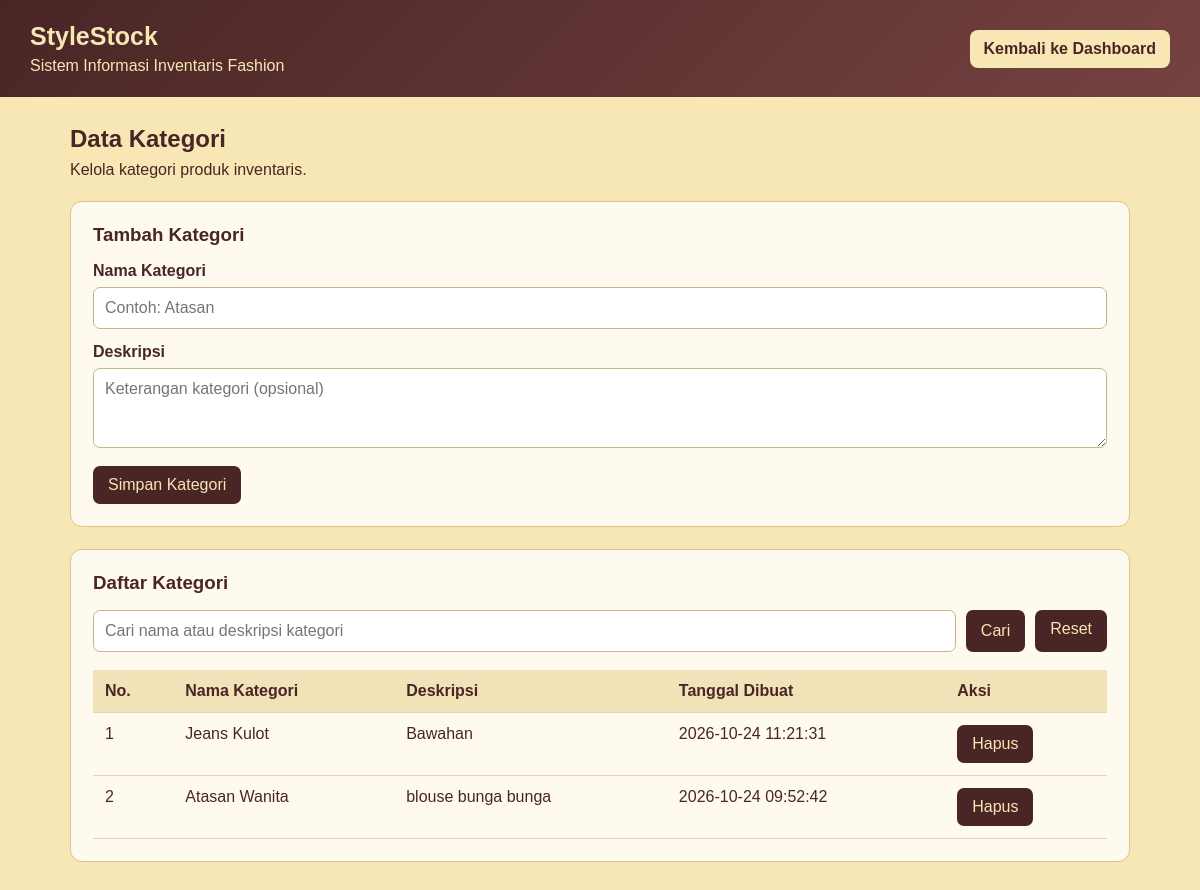
/InventoryApp/public/kategori.php (signed in), run on the app's committed database.
### tables this page shows
CREATE TABLE `categories` (
  `id` int(11) NOT NULL,
  `name` varchar(100) NOT NULL,
  `description` text DEFAULT NULL,
  `created_at` timestamp NOT NULL DEFAULT current_timestamp()
);

### InventoryApp/public/kategori.php (the view, shortened to what this page needs)
<?php
require_once __DIR__ . '/../config/database.php';
$isAdmin = ($_SESSION['user']['role'] ?? '') === 'admin';
function e($value): string {
    return htmlspecialchars((string)($value ?? ''), ENT_QUOTES, 'UTF-8');
}
$cari = trim($_GET['cari'] ?? '');
$sql = 'SELECT id, name, description, created_at FROM categories';
$params = [];
$sql .= ' ORDER BY id DESC';
$stmt = $pdo->prepare($sql);
$stmt->execute($params);
$kategori = $stmt->fetchAll();
?>
<!DOCTYPE html>
<html lang="id">
<head>
</head>
<body>
<header>
    <div>
        <h1>StyleStock</h1>
        <p>Sistem Informasi Inventaris Fashion</p>
    </div>
    <a href="dashboard.php">Kembali ke Dashboard</a>
</header>
<main>
    <h2>Data Kategori</h2>
    <p class="sub">Kelola kategori produk inventaris.</p>
    <?php if ($isAdmin): ?>
    <section class="panel">
        <h3>Tambah Kategori</h3>
        <form method="post">
            <label for="name">Nama Kategori</label>
            <input id="name" name="name" maxlength="100" required placeholder="Contoh: Atasan">
            <label for="description">Deskripsi</label>
            <textarea id="description" name="description" placeholder="Keterangan kategori (opsional)"></textarea>
            <button type="submit">Simpan Kategori</button>
        </form>
    </section>
    <?php endif; ?>
    <section class="panel">
        <h3>Daftar Kategori</h3>
        <form method="get" class="search">
            <input name="cari" value="<?= e($cari) ?>" placeholder="Cari nama atau deskripsi kategori">
            <button type="submit">Cari</button>
            <a class="btn" href="kategori.php">Reset</a>
        </form>
        <div class="table-wrap" style="margin-top:18px">
            <table>
                <thead>
                    <tr>
                        <th>No.</th>
                        <th>Nama Kategori</th>
                        <th>Deskripsi</th>
                        <th>Tanggal Dibuat</th>
                        <?php if ($isAdmin): ?>
                            <th>Aksi</th>
                        <?php endif; ?>
                    </tr>
                </thead>
                <tbody>
                <?php if (!$kategori): ?>
                    <tr>
                        <td colspan="<?= $isAdmin ? 5 : 4 ?>">Belum ada kategori.</td>
                    </tr>
                <?php else: ?>
                    <?php foreach ($kategori as $i => $item): ?>
                    <tr>
                        <td><?= $i + 1 ?></td>
                        <td><?= e($item['name']) ?></td>
                        <td><?= e($item['description'] ?: '-') ?></td>
                        <td><?= e($item['created_at']) ?></td>
                        <?php if ($isAdmin): ?>
                        <td>
                            <form method="post" onsubmit="return confirm('Yakin ingin menghapus kategori ini?')">
                                <button type="submit">Hapus</button>
                            </form>
                        </td>
                        <?php endif; ?>
                    </tr>
                    <?php endforeach; ?>
                <?php endif; ?>
                </tbody>
            </table>
        </div>
    </section>
</main>
</body>
</html>

### InventoryApp/public/kategori.php (style rules this page uses)
* { box-sizing:border-box;margin:0;padding:0 }
body { font-family:Arial,sans-serif;background:#F7E7B4;color:#4A2525;min-height:100vh }
header { background:linear-gradient(135deg,#4A2525,#754242);color:#F7E7B4;padding:22px 30px;display:flex;justify-content:space-between;align-items:center;gap:12px;flex-wrap:wrap }
header h1 { font-size:25px }
header p { margin-top:6px }
a { color:inherit }
header a { background:#F7E7B4;color:#4A2525;padding:10px 14px;border-radius:8px;text-decoration:none;font-weight:bold }
main { max-width:1100px;margin:auto;padding:28px 20px }
h2 { margin-bottom:8px }
.sub { margin-bottom:22px }
.panel { background:#fffaf0;border:1px solid #d9c58d;border-radius:12px;padding:22px;margin-bottom:22px }
h3 { margin-bottom:16px }
label { display:block;margin-bottom:7px;font-weight:bold }
input,textarea { width:100%;padding:11px;border:1px solid #c8b68b;border-radius:7px;font:inherit;margin-bottom:14px;background:#fff }
textarea { min-height:80px;resize:vertical }
button,.btn { border:0;border-radius:7px;padding:10px 15px;background:#4A2525;color:#F7E7B4;font-weight:bold;cursor:pointer;text-decoration:none;display:inline-block;font:inherit }
.search { display:flex;gap:10px;flex-wrap:wrap }
.search input { flex:1;min-width:180px;margin:0 }
.table-wrap { overflow-x:auto }
table { width:100%;border-collapse:collapse;min-width:600px }
th,td { text-align:left;padding:12px;border-bottom:1px solid #e3d5af;vertical-align:top }
th { background:#f1e2b7 }
td form { display:inline }

### data on the page
categories: name "Jeans Kulot", description "Bawahan", created_at "2026-10-24 11:21:31"
categories: name "Atasan Wanita", description "blouse bunga bunga", created_at "2026-10-24 09:52:42"
